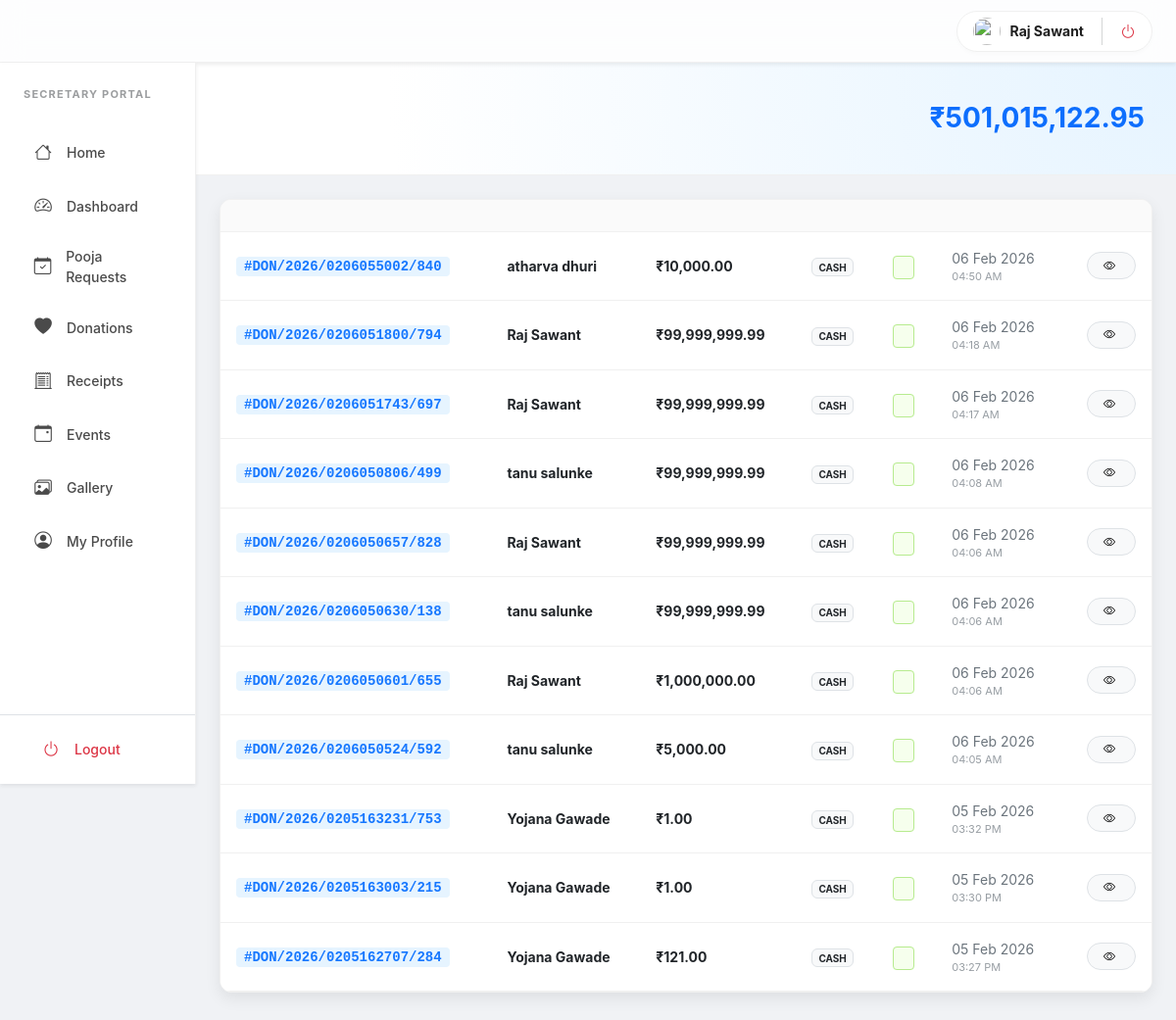
The app's page /users/secretary/payments.php (signed in) with its own data.
### tables this page shows
CREATE TABLE `payments` (
  `id` int(11) NOT NULL,
  `receipt_id` int(11) DEFAULT NULL,
  `user_id` int(11) DEFAULT NULL,
  `donor_name` varchar(100) DEFAULT NULL,
  `amount` decimal(10,2) NOT NULL,
  `note` text DEFAULT NULL,
  `payment_method` enum('upi','cash','card','netbanking') NOT NULL,
  `transaction_ref` varchar(100) DEFAULT NULL,
  `status` enum('pending','success','failed') DEFAULT 'pending',
  `created_at` timestamp NOT NULL DEFAULT current_timestamp()
);

CREATE TABLE `receipt` (
  `id` int(11) NOT NULL,
  `user_id` int(11) DEFAULT NULL,
  `receipt_no` varchar(50) DEFAULT NULL,
  `purpose` enum('donation','pooja','contribution') NOT NULL,
  `amount` decimal(10,2) NOT NULL DEFAULT 0.00,
  `source_table` varchar(50) NOT NULL,
  `issued_on` datetime DEFAULT current_timestamp(),
  `created_at` timestamp NOT NULL DEFAULT current_timestamp()
);

### includes/lang.php (called while the page is built, shortened)
<?php
$lang = $_SESSION['lang']
    ?? $_COOKIE['lang']
    ?? 'en';

### includes/user_avatar.php (called while the page is built, shortened)
<?php
function get_user_avatar_url(string $uploadsPrefix = ''): string
{
    $name = trim($_SESSION['user_name'] ?? 'User');
    $photo = $_SESSION['user_photo'] ?? '';
    if (!empty($photo)) {
        $prefix = $uploadsPrefix;
        return $prefix . 'uploads/users/' . basename($photo);
    }
    return 'https://ui-avatars.com/api/?name=' . urlencode($name ?: 'User') . '&background=random';
}

### users/secretary/payments.php (the view, shortened to what this page needs)
<?php
require __DIR__ . '/../../config/db.php';
require __DIR__ . '/../../includes/lang.php';
require __DIR__ . '/../../includes/user_avatar.php';
$loggedInUserPhoto = get_user_avatar_url('../../');
$sql = "SELECT p.id, r.receipt_no, p.donor_name, p.amount, p.payment_method, p.status, p.created_at
        FROM payments p
        LEFT JOIN receipt r ON r.id = p.receipt_id
        ORDER BY p.created_at DESC";
$result = mysqli_query($con, $sql);
$totalRes = mysqli_query($con, "SELECT SUM(amount) FROM payments WHERE status='success'");
$totalCollection = mysqli_fetch_row($totalRes)[0] ?? 0;
?>
<!DOCTYPE html>
<html lang="<?= $lang ?>">
<head>
    <link href="https://cdn.jsdelivr.net/npm/bootstrap@5.3.0/dist/css/bootstrap.min.css" rel="stylesheet">
    <link rel="stylesheet" href="https://cdn.jsdelivr.net/npm/bootstrap-icons@1.10.5/font/bootstrap-icons.css">
</head>
<body>
    <header class="ant-header shadow-sm">
        <div class="container-fluid px-4 d-flex align-items-center justify-content-between">
            <div class="user-pill">
                <img src="<?= $loggedInUserPhoto ?>" class="rounded-circle" width="28" height="28"
                    style="object-fit: cover;">
                <span class="small fw-bold d-none d-md-inline"><?= htmlspecialchars($_SESSION['user_name']) ?></span>
                <a href="../../auth/logout.php" class="text-danger"><i class="bi bi-power"></i></a>
            </div>
        </div>
    </header>
    <div class="container-fluid">
        <div class="row">
            <?php include 'sidebar.php'; ?>
            <main class="col-lg-10 p-0">
                <div class="dashboard-hero">
                    <div class="d-flex justify-content-between align-items-center">
                        <div class="text-end">
                            <h3 class="fw-bold text-primary mb-0">₹<?= number_format($totalCollection, 2) ?></h3>
                        </div>
                    </div>
                </div>
                <div class="p-4 pb-5">
                    <div class="ant-card">
                        <div class="table-responsive">
                            <table class="table ant-table mb-0">
                                <thead>
                                    <tr>
                                        <th><?php echo $t['receipt_no']; ?></th>
                                        <th><?php echo $t['donor_devotee']; ?></th>
                                        <th><?php echo $t['amount']; ?></th>
                                        <th><?php echo $t['method']; ?></th>
                                        <th><?php echo $t['status']; ?></th>
                                        <th><?php echo $t['date_time']; ?></th>
                                        <th class="text-end"><?php echo $t['actions']; ?></th>
                                    </tr>
                                </thead>
                                <tbody>
                                    <?php if (mysqli_num_rows($result) > 0): ?>
                                        <?php while ($row = mysqli_fetch_assoc($result)): ?>
                                            <tr>
                                                <td>
                                                    <?php if ($row['receipt_no']): ?>
                                                        <span
                                                            class="receipt-pill">#<?= htmlspecialchars($row['receipt_no']) ?></span>
                                                    <?php else: ?>
                                                        <span class="text-muted small"><?php echo $t['not_available']; ?></span>
                                                    <?php endif; ?>
                                                </td>
                                                <td class="fw-bold"><?= htmlspecialchars($row['donor_name']) ?></td>
                                                <td class="fw-bold text-dark">₹<?= number_format($row['amount'], 2) ?></td>
                                                <td><span class="badge bg-light text-dark border text-uppercase"
                                                        style="font-size: 10px;"><?= $row['payment_method'] ?></span></td>
                                                <td>
                                                    <?php
                                                    $sClass = match ($row['status']) {
                                                        'success' => 'bg-ant-success',
                                                        'failed' => 'bg-ant-error',
                                                        default => 'bg-ant-warning'
                                                    };
                                                    ?>
                                                    <span class="ant-badge <?= $sClass ?>"><?= $row['status'] === 'success' ? $t['success'] : ($row['status'] === 'failed' ? $t['failed'] : $t['pending']); ?></span>
                                                </td>
                                                <td class="text-secondary small">
                                                    <?= date('d M Y', strtotime($row['created_at'])) ?>
                                                    <div style="font-size: 11px; opacity: 0.7;">
                                                        <?= date('h:i A', strtotime($row['created_at'])) ?>
                                                    </div>
                                                </td>
                                                <td class="text-end">
                                                    <?php if ($row['receipt_no']): ?>
                                                        <a href="../receipt/view.php?no=<?= $row['receipt_no'] ?>"
                                                            class="btn btn-light btn-sm border rounded-pill px-3 fw-bold"
                                                            style="font-size: 12px;">
                                                            <i class="bi bi-eye me-1"></i> <?php echo $t['view']; ?>
                                                        </a>
                                                    <?php endif; ?>
                                                </td>
                                            </tr>
                                        <?php endwhile; ?>
                                    <?php endif; ?>
                                </tbody>
                            </table>
                        </div>
                    </div>
                </div>
            </main>
        </div>
    </div>
</body>
</html>

### css/sidebar.css (style rules this page uses)
:root { --sb-width: 280px; --sb-bg: #ffffff; --sb-hover-bg: #f3f3f3; --sb-active-bg: #e6f4ff; --sb-active-text: #1677ff; --sb-text: #4a4a4a; --sb-text-hover: #000000; --sb-border-color: #f0f0f0; --sb-radius: 8px; --sb-transition: all 0.25s ease-in-out; --sb-top-offset: 0px; }

### users/secretary/payments.php (style rules this page uses)
:root { --ant-primary: #1677ff; --ant-bg-layout: #f0f2f5; --ant-border-color: #f0f0f0; --ant-text: rgba(0, 0, 0, 0.88); --ant-text-sec: rgba(0, 0, 0, 0.45); --ant-radius: 12px; --ant-shadow: 0 6px 16px 0 rgba(0, 0, 0, 0.08); }
body { font-family: -apple-system, BlinkMacSystemFont, 'Segoe UI', Roboto, sans-serif; background-color: var(--ant-bg-layout); color: var(--ant-text); -webkit-user-select: none; user-select: none; }
.ant-header { background: rgba(255, 255, 255, 0.85); backdrop-filter: blur(12px); height: 64px; display: flex; align-items: center; border-bottom: 1px solid var(--ant-border-color); position: sticky; top: 0; z-index: 1000; }
.dashboard-hero { background: radial-gradient(circle at top right, #e6f4ff 0%, #ffffff 80%); padding: 40px 32px; border-bottom: 1px solid var(--ant-border-color); margin-bottom: 0; }
.ant-card { background: #fff; border: 1px solid var(--ant-border-color); border-radius: var(--ant-radius); box-shadow: var(--ant-shadow); overflow: hidden; }
.ant-table th { background: #fafafa; font-weight: 600; padding: 16px; font-size: 13px; color: var(--ant-text-sec); border-bottom: 1px solid var(--ant-border-color); text-transform: uppercase; }
.ant-table td { padding: 16px; border-bottom: 1px solid var(--ant-border-color); vertical-align: middle; font-size: 14px; }
.receipt-pill { font-family: monospace; background: #e6f4ff; color: var(--ant-primary); padding: 2px 8px; border-radius: 4px; font-weight: 600; }
.ant-badge { font-size: 11px; font-weight: 600; padding: 4px 10px; border-radius: 4px; text-transform: uppercase; }
.bg-ant-success { background: #f6ffed; color: #52c41a; border: 1px solid #b7eb8f; }
.user-pill { background: #fff; padding: 6px 16px; border-radius: 50px; border: 1px solid var(--ant-border-color); display: flex; align-items: center; gap: 10px; box-shadow: 0 2px 4px rgba(0, 0, 0, 0.02); }

### users/secretary/sidebar.php (style rules this page uses)
:root { --sb-top-offset: 64px; --sb-active-text: #1677ff; --sb-active-bg: #e6f4ff; }

### records on screen
payments: receipt.receipt_no "DON/2026/0206055002/840", donor_name "atharva dhuri", amount "10,000.00", payment_method "CASH", created_at "06 Feb 2026", created_at "04:50 AM"
payments: receipt.receipt_no "DON/2026/0206051800/794", donor_name "Raj Sawant", amount "99,999,999.99", payment_method "CASH", created_at "06 Feb 2026", created_at "04:18 AM"
payments: receipt.receipt_no "DON/2026/0206051743/697", donor_name "Raj Sawant", amount "99,999,999.99", payment_method "CASH", created_at "06 Feb 2026", created_at "04:17 AM"
payments: receipt.receipt_no "DON/2026/0206050806/499", donor_name "tanu salunke", amount "99,999,999.99", payment_method "CASH", created_at "06 Feb 2026", created_at "04:08 AM"
payments: receipt.receipt_no "DON/2026/0206050657/828", donor_name "Raj Sawant", amount "99,999,999.99", payment_method "CASH", created_at "06 Feb 2026", created_at "04:06 AM"
payments: receipt.receipt_no "DON/2026/0206050630/138", donor_name "tanu salunke", amount "99,999,999.99", payment_method "CASH", created_at "06 Feb 2026", created_at "04:06 AM"
payments: receipt.receipt_no "DON/2026/0206050601/655", donor_name "Raj Sawant", amount "1,000,000.00", payment_method "CASH", created_at "06 Feb 2026", created_at "04:06 AM"
payments: receipt.receipt_no "DON/2026/0206050524/592", donor_name "tanu salunke", amount "5,000.00", payment_method "CASH", created_at "06 Feb 2026", created_at "04:05 AM"
payments: receipt.receipt_no "DON/2026/0205163231/753", donor_name "Yojana Gawade", amount "1.00", payment_method "CASH", created_at "05 Feb 2026", created_at "03:32 PM"
payments: receipt.receipt_no "DON/2026/0205163003/215", donor_name "Yojana Gawade", amount "1.00", payment_method "CASH", created_at "05 Feb 2026", created_at "03:30 PM"
payments: receipt.receipt_no "DON/2026/0205162707/284", donor_name "Yojana Gawade", amount "121.00", payment_method "CASH", created_at "05 Feb 2026", created_at "03:27 PM"

### other values on screen
$_SESSION['user_name'] "Raj Sawant"
$t['secretary_portal'] "SECRETARY PORTAL"
$totalCollection "501,015,122.95"
